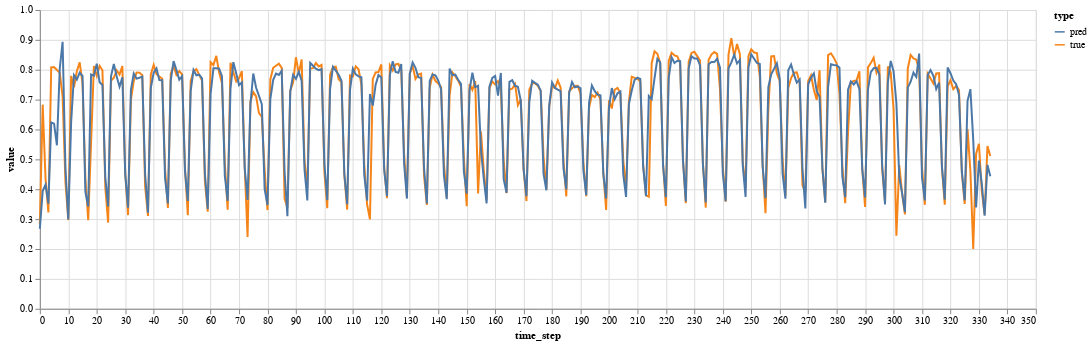

Notebook cell for this chart:
### Code cell
import altair as alt
import pandas as pd


y_pred = model.predict(X_valid).ravel()

df = pd.DataFrame({
    'time_step': np.arange(len(y_valid)),
    'true': y_valid,
    'pred': y_pred,
}).melt(
    id_vars=['time_step'], var_name='type'
)

alt.Chart(df).encode(
    x='time_step:Q', y='value:Q', color='type:N'
).mark_line().properties(
    width=1000
)

### Figure 1 — Vega-Lite specification as saved in the notebook (floating-point values rounded to 4 significant figures; data arrays with more than 128 entries replaced by an {"elided": "..."} marker saying what was removed)
{"config": {"view": {"continuousWidth": 400, "continuousHeight": 300}}, "data": {"name": "data-c62abe58651066c3dc4de378c9a83208"}, "mark": "line", "encoding": {"color": {"field": "type", "type": "nominal"}, "x": {"field": "time_step", "type": "quantitative"}, "y": {"field": "value", "type": "quantitative"}}, "width": 1000, "$schema": "https://vega.github.io/schema/vega-lite/v4.17.0.json", "datasets": {"data-c62abe58651066c3dc4de378c9a83208": {"elided": "670 records"}}}
